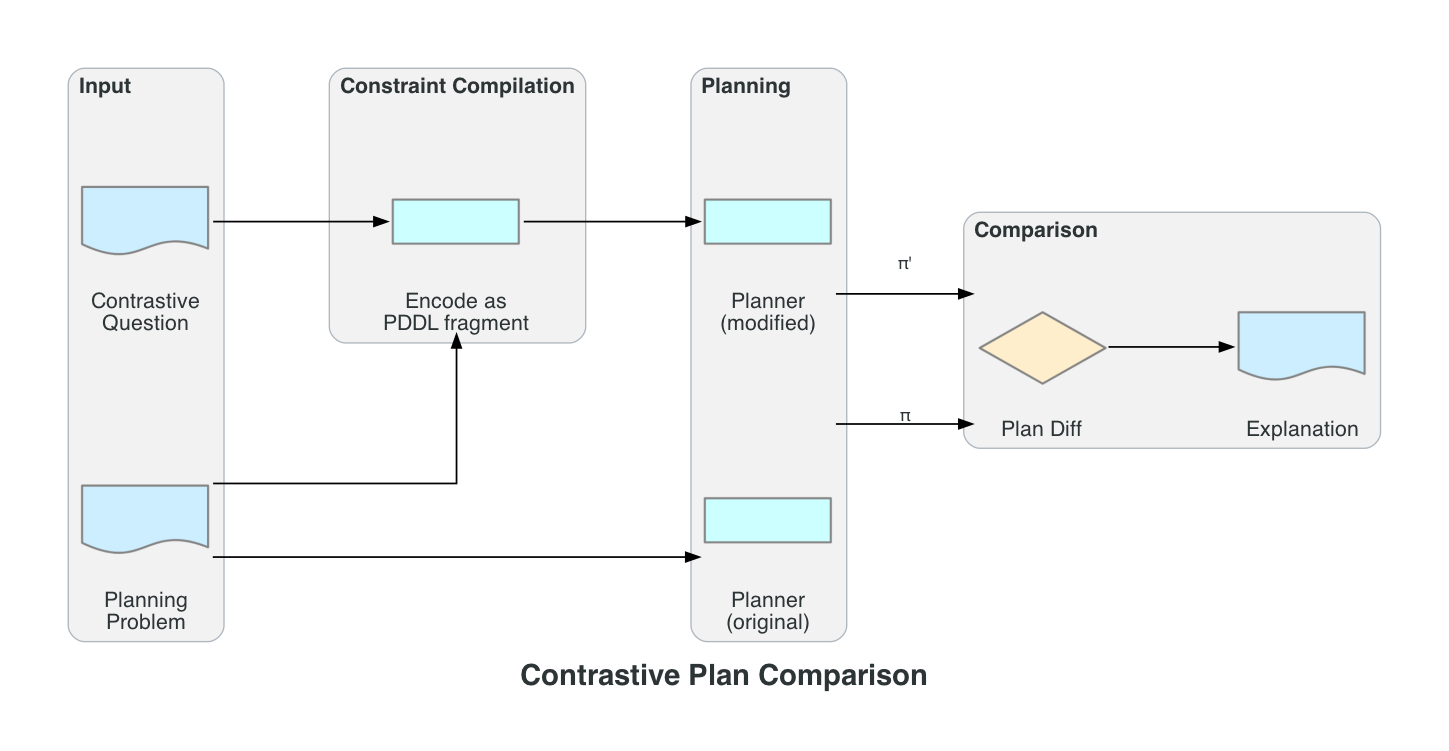

Write Python code to recreate this figure.
"""V3 — Print-friendly style pass: large fonts, minimal colour, clean typography."""

from diagrams import Diagram, Cluster, Edge
from diagrams.programming.flowchart import Action, Decision, Document

graph_attr = {
    "splines": "ortho",
    "nodesep": "0.8",
    "ranksep": "1.3",
    "fontsize": "22",
    "fontname": "Helvetica-Bold",
    "pad": "0.6",
    "bgcolor": "white",
}
node_attr = {
    "fontsize": "16",
    "fontname": "Helvetica",
    "style": "filled",
    "fillcolor": "gray95",
    "color": "black",
    "penwidth": "1.6",
}
edge_attr = {
    "fontsize": "14",
    "fontname": "Helvetica",
    "color": "black",
    "penwidth": "1.3",
}
cluster_attr = {
    "fontsize": "16",
    "fontname": "Helvetica-Bold",
    "style": "rounded",
    "color": "gray40",
    "bgcolor": "gray95",
}

with Diagram(
    "Contrastive Plan Comparison",
    filename="architecture_diagram_v3_print",
    show=False,
    direction="LR",
    graph_attr=graph_attr,
    node_attr=node_attr,
    edge_attr=edge_attr,
):
    with Cluster("Input", graph_attr=cluster_attr):
        problem = Document("Planning\nProblem")
        question = Document("Contrastive\nQuestion")

    with Cluster("Constraint Compilation", graph_attr=cluster_attr):
        encode = Action("Encode as\nPDDL fragment")

    with Cluster("Planning", graph_attr=cluster_attr):
        planner_o = Action("Planner\n(original)")
        planner_m = Action("Planner\n(modified)")

    with Cluster("Comparison", graph_attr=cluster_attr):
        diff = Decision("Plan Diff")
        output = Document("Explanation")

    problem >> planner_o
    problem >> encode
    question >> encode
    encode >> planner_m

    planner_o >> Edge(label="π") >> diff
    planner_m >> Edge(label="π'") >> diff
    diff >> output
